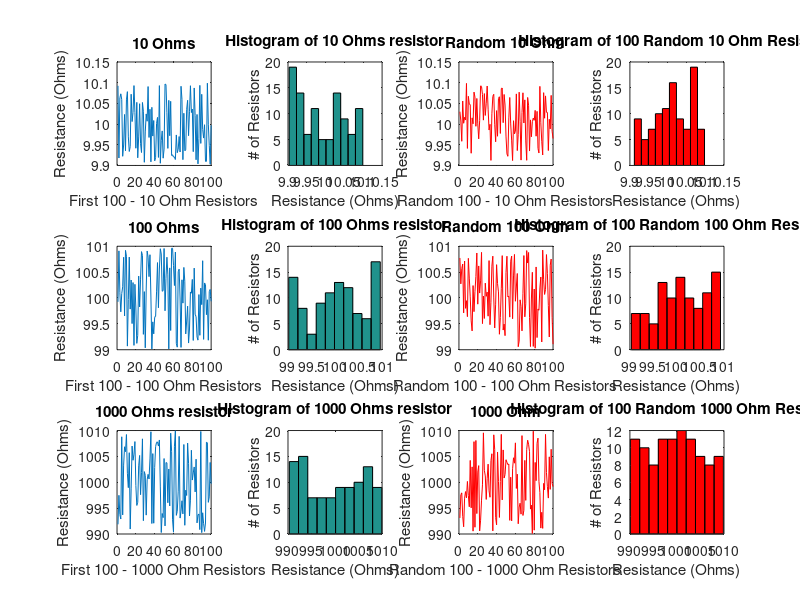

This chart was generated by the following MATLAB code:
%Matt Miccio
%MATLAB Project 1
%This project creates one million sample resistors of 10Ohm, 100Ohm, and
%1000Ohm, each with 1% tolerance. It creates four different graphs for each
%resistor group. The first two are the first 100 resistors, and the second
%two are a random group of 100 (SHOWN IN RED). The first line of graphs
%shows 10Ohm samples, the second 100Ohm, and the third 1000Ohm.

clear all
clc
format short

r10([1:1000000]) = 10 + (rand(1,1000000)-.5)*2/10;  %10ohm with 1% tolerance
r100([1:1000000]) = 100 + (rand(1,1000000)-.5)*2;   %100ohm with 1% tolerance
r1000([1:1000000]) = 1000 + (rand(1,1000000)-.5)*20;%1000ohm with 1% tolerance


r10samp(1:100) = r10(randi(1000000,1,100));     %100 random 10 ohm resistors
r100samp(1:100) = r100(randi(1000000,1,100));   %100 random 100 ohm resistors
r1000samp(1:100) = r1000(randi(1000000,1,100)); %100 random 1000 ohm resistors

disp(['Average Resistance of 10 Ohm Resistor: ' num2str(mean(r10))])
disp(['Average Resistance of 100 Ohm Resistor: ' num2str(mean(r100))])  
disp(['Average Resistance of 1000 Ohm Resistor: ' num2str(mean(r1000))])


%R = 10 Ohms, first 100
subplot(3,4,1)
plot(r10([1:100]));   % first 100 resistors
xlabel('First 100 - 10 Ohm Resistors')
ylabel('Resistance (Ohms)')
title('10 Ohms')

subplot(3,4,2)
hist(r10([1:100]));
xlabel('Resistance (Ohms)')
ylabel('# of Resistors')
title('Histogram of 10 Ohms resistor')

%R = 10 Ohms, random 100
subplot(3,4,3)
plot(r10samp(1:100), 'r')
xlabel('Random 100 - 10 Ohm Resistors')
ylabel('Resistance (Ohms)')
title('Random 10 Ohm')

subplot(3,4,4)
hist(r10samp(1:100))
h = findobj(gca,'Type','patch');
set(h,'FaceColor','r','EdgeColor','k')
xlabel('Resistance (Ohms)')
ylabel('# of Resistors')
title('Histogram of 100 Random 10 Ohm Resistors')

%R = 100 Ohms, first 100
subplot(3,4,5)
plot(r100([1:100])); % first 100 resistors
xlabel('First 100 - 100 Ohm Resistors')
ylabel('Resistance (Ohms)')
title('100 Ohms')

subplot(3,4,6)
hist(r100([1:100]));
xlabel('Resistance (Ohms)')
ylabel('# of Resistors')
title('Histogram of 100 Ohms resistor')

%R = 100, random 100
subplot(3,4,7)
plot(r100samp(1:100), 'r')
xlabel('Random 100 - 100 Ohm Resistors')
ylabel('Resistance (Ohms)')
title('Random 100 Ohm')

subplot(3,4,8)
hist(r100samp(1:100))
h = findobj(gca,'Type','patch');
set(h,'FaceColor','r','EdgeColor','k')
xlabel('Resistance (Ohms)')
ylabel('# of Resistors')
title('Histogram of 100 Random 100 Ohm Resistors')

%R = 1000, first 100
subplot(3,4,9)
plot(r1000([1:100]));  % first 100 resistors
xlabel('First 100 - 1000 Ohm Resistors')
ylabel('Resistance (Ohms)')
title('1000 Ohms resistor')

subplot(3,4,10)
hist(r1000([1:100]));
xlabel('Resistance (Ohms)')
ylabel('# of Resistors')
title('Histogram of 1000 Ohms resistor')

%R = 1000, random 100
subplot(3,4,11)
plot(r1000samp(1:100), 'r')
xlabel('Random 100 - 1000 Ohm Resistors')
ylabel('Resistance (Ohms)')
title('1000 Ohm')

subplot(3,4,12)
hist(r1000samp(1:100))
h = findobj(gca,'Type','patch');
set(h,'FaceColor','r','EdgeColor','k')
xlabel('Resistance (Ohms)')
ylabel('# of Resistors')
title('Histogram of 100 Random 1000 Ohm Resistors')